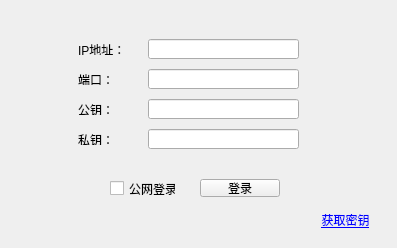
<?xml version="1.0" encoding="UTF-8"?>
<ui version="4.0">
 <class>LoginWindow</class>
 <widget class="QMainWindow" name="LoginWindow">
  <property name="geometry">
   <rect>
    <x>0</x>
    <y>0</y>
    <width>397</width>
    <height>248</height>
   </rect>
  </property>
  <property name="windowTitle">
   <string>登录</string>
  </property>
  <widget class="QWidget" name="centralwidget">
   <widget class="QStackedWidget" name="stackedWidget">
    <property name="geometry">
     <rect>
      <x>0</x>
      <y>0</y>
      <width>391</width>
      <height>241</height>
     </rect>
    </property>
    <property name="currentIndex">
     <number>0</number>
    </property>
    <widget class="QWidget" name="page">
     <widget class="QCheckBox" name="checkBox_isWAN">
      <property name="geometry">
       <rect>
        <x>110</x>
        <y>180</y>
        <width>66</width>
        <height>17</height>
       </rect>
      </property>
      <property name="text">
       <string>公网登录</string>
      </property>
     </widget>
     <widget class="QLabel" name="label_secretKey">
      <property name="geometry">
       <rect>
        <x>78</x>
        <y>134</y>
        <width>50</width>
        <height>11</height>
       </rect>
      </property>
      <property name="text">
       <string>私钥：</string>
      </property>
     </widget>
     <widget class="QPushButton" name="button_login">
      <property name="geometry">
       <rect>
        <x>200</x>
        <y>179</y>
        <width>80</width>
        <height>18</height>
       </rect>
      </property>
      <property name="text">
       <string>登录</string>
      </property>
     </widget>
     <widget class="QLineEdit" name="lineEdit_ip">
      <property name="geometry">
       <rect>
        <x>148</x>
        <y>39</y>
        <width>151</width>
        <height>20</height>
       </rect>
      </property>
     </widget>
     <widget class="QLineEdit" name="lineEdit_port">
      <property name="geometry">
       <rect>
        <x>148</x>
        <y>69</y>
        <width>151</width>
        <height>20</height>
       </rect>
      </property>
     </widget>
     <widget class="QLineEdit" name="lineEdit_secretKey">
      <property name="geometry">
       <rect>
        <x>148</x>
        <y>129</y>
        <width>151</width>
        <height>20</height>
       </rect>
      </property>
      <property name="echoMode">
       <enum>QLineEdit::PasswordEchoOnEdit</enum>
      </property>
     </widget>
     <widget class="QLabel" name="label_ip">
      <property name="geometry">
       <rect>
        <x>78</x>
        <y>44</y>
        <width>50</width>
        <height>11</height>
       </rect>
      </property>
      <property name="text">
       <string>IP地址：</string>
      </property>
     </widget>
     <widget class="QLineEdit" name="lineEdit_publicKey">
      <property name="geometry">
       <rect>
        <x>148</x>
        <y>99</y>
        <width>151</width>
        <height>20</height>
       </rect>
      </property>
      <property name="echoMode">
       <enum>QLineEdit::PasswordEchoOnEdit</enum>
      </property>
     </widget>
     <widget class="QLabel" name="label_publicKey">
      <property name="geometry">
       <rect>
        <x>78</x>
        <y>104</y>
        <width>50</width>
        <height>11</height>
       </rect>
      </property>
      <property name="text">
       <string>公钥：</string>
      </property>
     </widget>
     <widget class="QLabel" name="label_port">
      <property name="geometry">
       <rect>
        <x>78</x>
        <y>74</y>
        <width>50</width>
        <height>11</height>
       </rect>
      </property>
      <property name="text">
       <string>端口：</string>
      </property>
     </widget>
     <widget class="QPushButton" name="button_getKey">
      <property name="geometry">
       <rect>
        <x>310</x>
        <y>210</y>
        <width>71</width>
        <height>20</height>
       </rect>
      </property>
      <property name="font">
       <font>
        <underline>true</underline>
       </font>
      </property>
      <property name="cursor">
       <cursorShape>PointingHandCursor</cursorShape>
      </property>
      <property name="styleSheet">
       <string notr="true">color:blue;
border:none;</string>
      </property>
      <property name="text">
       <string>获取密钥</string>
      </property>
      <property name="flat">
       <bool>true</bool>
      </property>
     </widget>
    </widget>
    <widget class="QWidget" name="page_2">
     <widget class="QLabel" name="label">
      <property name="geometry">
       <rect>
        <x>100</x>
        <y>20</y>
        <width>181</width>
        <height>20</height>
       </rect>
      </property>
      <property name="font">
       <font>
        <pointsize>12</pointsize>
       </font>
      </property>
      <property name="styleSheet">
       <string notr="true">text-align:center;</string>
      </property>
      <property name="text">
       <string>请添加微信联系</string>
      </property>
      <property name="alignment">
       <set>Qt::AlignCenter</set>
      </property>
     </widget>
     <widget class="QLabel" name="label_2">
      <property name="geometry">
       <rect>
        <x>110</x>
        <y>50</y>
        <width>165</width>
        <height>165</height>
       </rect>
      </property>
      <property name="text">
       <string/>
      </property>
      <property name="pixmap">
       <pixmap resource="resources.qrc">:/QR.jpg</pixmap>
      </property>
      <property name="scaledContents">
       <bool>true</bool>
      </property>
     </widget>
     <widget class="QPushButton" name="button_returnLogin">
      <property name="geometry">
       <rect>
        <x>310</x>
        <y>210</y>
        <width>71</width>
        <height>20</height>
       </rect>
      </property>
      <property name="font">
       <font>
        <underline>true</underline>
       </font>
      </property>
      <property name="cursor">
       <cursorShape>PointingHandCursor</cursorShape>
      </property>
      <property name="styleSheet">
       <string notr="true">color:blue;
border:none;</string>
      </property>
      <property name="text">
       <string>返回登录</string>
      </property>
      <property name="flat">
       <bool>true</bool>
      </property>
     </widget>
    </widget>
   </widget>
  </widget>
 </widget>
 <tabstops>
  <tabstop>lineEdit_ip</tabstop>
  <tabstop>lineEdit_port</tabstop>
  <tabstop>lineEdit_publicKey</tabstop>
  <tabstop>lineEdit_secretKey</tabstop>
  <tabstop>checkBox_isWAN</tabstop>
  <tabstop>button_login</tabstop>
 </tabstops>
 <resources>
  <include location="resources.qrc"/>
 </resources>
 <connections/>
</ui>
